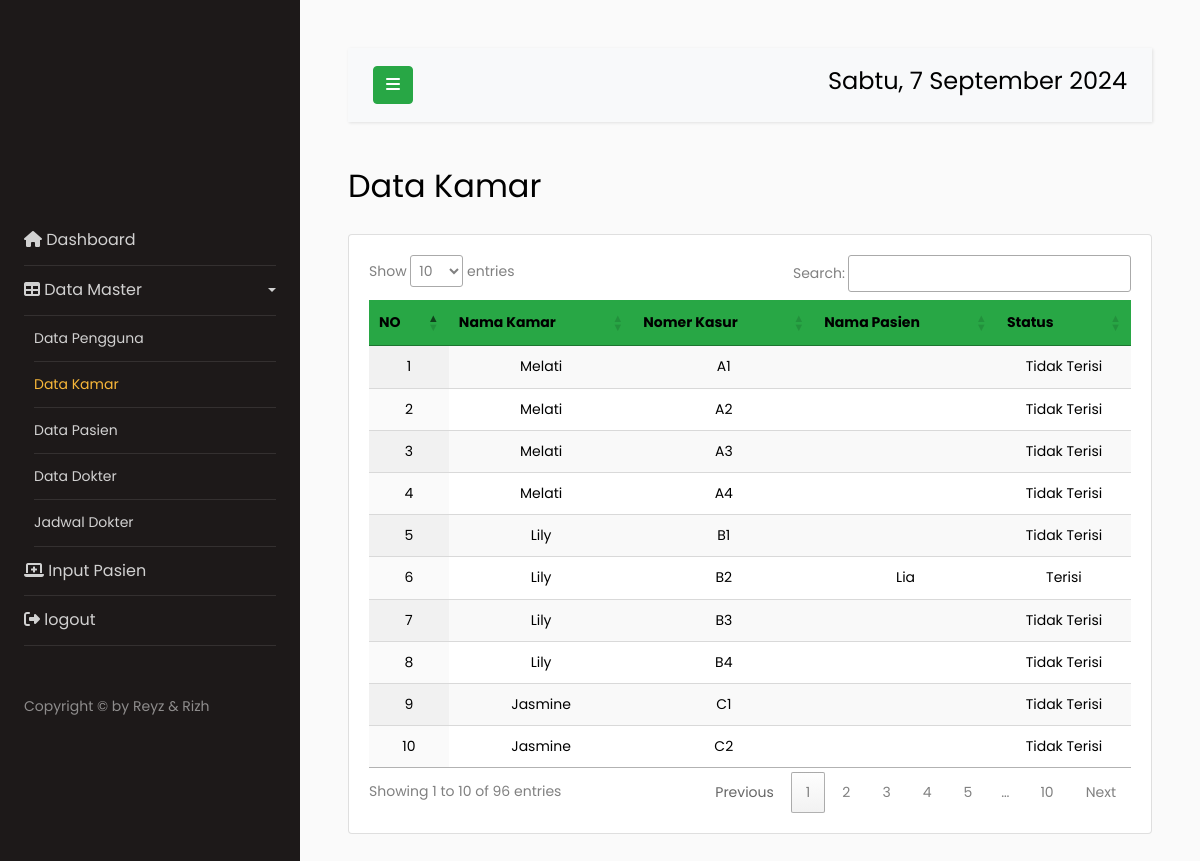
Page /kamar.php on the committed database.
### tables this page shows
CREATE TABLE `kamar` (
  `id` int(123) NOT NULL,
  `code_kamar` varchar(231) NOT NULL,
  `nama_kamar` varchar(231) NOT NULL,
  `nama_pasien` varchar(231) NOT NULL,
  `tanggal_masuk` date NOT NULL,
  `total_hari` varchar(231) NOT NULL,
  `status` enum('Terisi','Tidak Terisi') NOT NULL
);

### kamar.php (the view, shortened to what this page needs)
<!doctype html>
<html lang="en">
<head>
  <link rel="stylesheet" href="https://stackpath.bootstrapcdn.com/font-awesome/4.7.0/css/font-awesome.min.css">
  <link rel="stylesheet" href="css/style.css">
  <link rel="stylesheet" href="https://cdnjs.cloudflare.com/ajax/libs/font-awesome/6.6.0/css/all.min.css">
  <link href="https://unpkg.com/aos@2.3.1/dist/aos.css" rel="stylesheet">
</head>
<?php include 'koneksi.php'; ?>
<body>
  <div class="wrapper d-flex align-items-stretch">
    <?php include 'main/sidebar.php'; ?>
    <div id="content" class="p-4 p-md-5">
      <nav class="navbar navbar-expand-lg navbar-light bg-light" data-aos="fade-down">
        <div class="container-fluid">
          <button type="button" id="sidebarCollapse" class="btn btn-success">
            <i class="fa fa-bars"></i>
          </button>
          <h4>
            <div class="date">
            </div>
          </h4>
        </div>
      </nav>
      <h2 class="mb-4">Data Kamar</h2>
      <div class="card " data-aos="zoom-in-up">
        <div class="card-body">
          <table id="example" class="display" style="width:100%">
            <thead style="background-color: #28a745;color: black;text-align: center;">
              <tr>
              <th>NO</th>
              <th>Nama Kamar</th>
              <th>Nomer Kasur</th>
                <th>Nama Pasien</th>
                <th>Status</th>
              </tr>
            </thead>
            <tbody style="color: black;text-align: center;">
    <?php
    $sql = "SELECT * FROM kamar ORDER BY id ASC";
    $result = $koneksi->query($sql);
    $no = 1;
    if ($result->num_rows > 0) {
        while($row = $result->fetch_assoc()) {
            echo "<tr>
                    <td>".$no."</td>
                    <td>".$row['nama_kamar']."</td>
                    <td>".$row['code_kamar']."</td>
                    <td>".$row['nama_pasien']."</td>
                    <td>".$row['status']."</td>
                  </tr>";
            $no++;
        }
    } else {
        echo "<tr><td colspan='6'>Tidak ada data</td></tr>";
    }
    ?>
</tbody>
          </table>
        </div>
      </div>
    </div>
  </div>
  <link rel="stylesheet" href="https://cdn.datatables.net/1.10.21/css/jquery.dataTables.min.css">
</body>
</html>

### rows in the picture
kamar: nama_kamar "Melati", code_kamar "A1", status "Tidak Terisi"
kamar: nama_kamar "Melati", code_kamar "A2", status "Tidak Terisi"
kamar: nama_kamar "Melati", code_kamar "A3", status "Tidak Terisi"
kamar: nama_kamar "Melati", code_kamar "A4", status "Tidak Terisi"
kamar: nama_kamar "Lily", code_kamar "B1", status "Tidak Terisi"
kamar: nama_kamar "Lily", code_kamar "B2", nama_pasien "Lia", status "Terisi"
kamar: nama_kamar "Lily", code_kamar "B3", status "Tidak Terisi"
kamar: nama_kamar "Lily", code_kamar "B4", status "Tidak Terisi"
kamar: nama_kamar "Jasmine", code_kamar "C1", status "Tidak Terisi"
kamar: nama_kamar "Jasmine", code_kamar "C2", status "Tidak Terisi"
